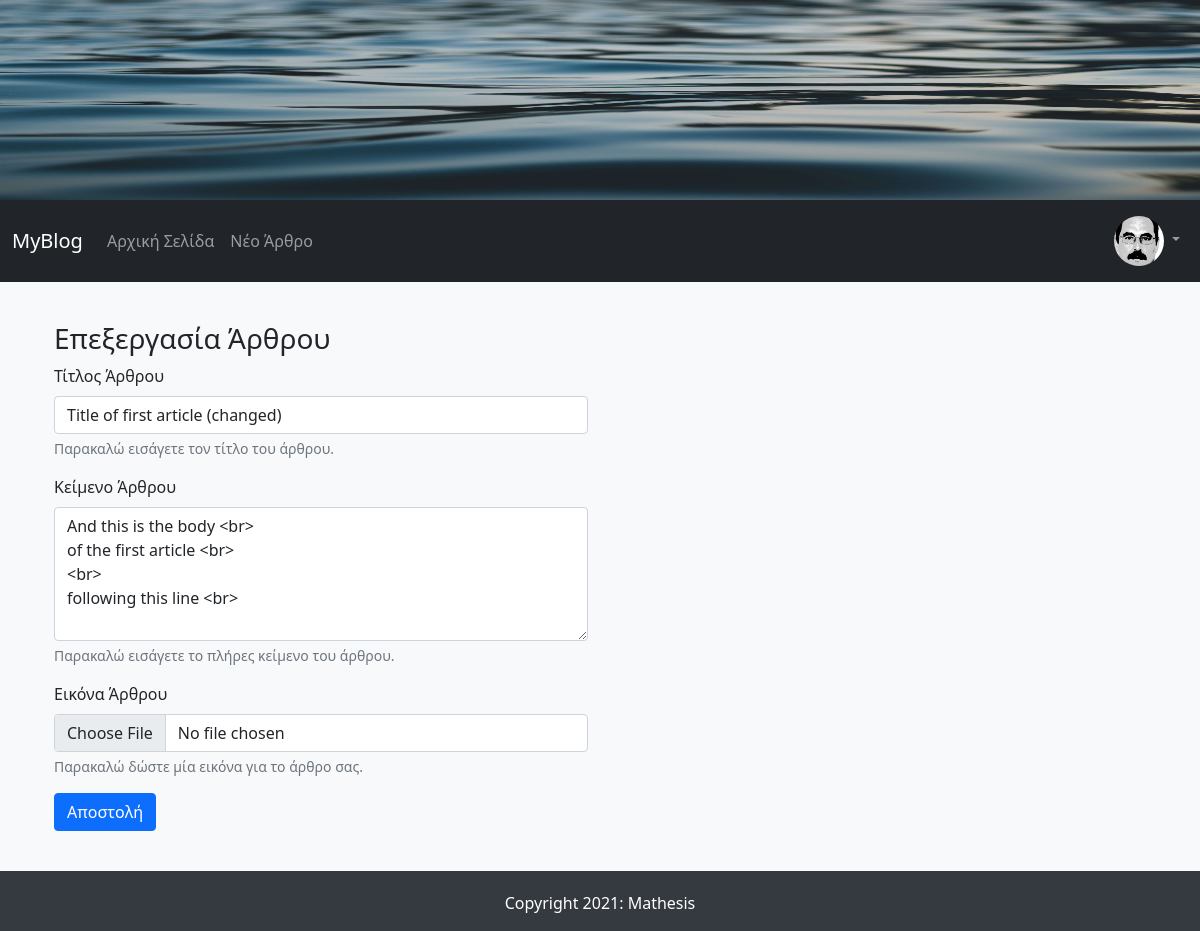
The page /edit_article/1 (signed in) on the database its author committed.
### FlaskBlogApp/models.py (models this page shows, shortened)
class User(db.Model, UserMixin):
    id = db.Column(db.Integer, primary_key=True)
    username = db.Column(db.String(15), unique=True, nullable=False)
    email = db.Column(db.String(150), unique=True, nullable=False)
    password = db.Column(db.String(36), nullable=False)
    profile_image = db.Column(db.String(30), default='default_profile_image.jpg')
    articles = db.relationship('Article', backref='author', lazy=True)

class Article(db.Model):
    id = db.Column(db.Integer, primary_key=True)
    article_title = db.Column(db.String(50), nullable=False)
    article_body = db.Column(db.Text(), nullable=False)
    article_image = db.Column(db.String(30), nullable=False, default='default_article_image.jpg')
    date_created = db.Column(db.DateTime, nullable=False, default=datetime.utcnow)
    user_id = db.Column(db.Integer, db.ForeignKey('user.id') , nullable=False)

### FlaskBlogApp/routes.py (the view, shortened to what this page needs)
@app.route("/edit_article/<int:article_id>", methods=["GET", "POST"])
@login_required
def edit_article(article_id):
    article = Article.query.filter_by(id=article_id, author=current_user).first_or_404()
    form = NewArticleForm(article_title=article.article_title, article_body=article.article_body)
    return render_template("new_article.html", form=form, page_title="Επεξεργασία Άρθρου")

### FlaskBlogApp/forms.py
class NewArticleForm(FlaskForm):
    article_title = StringField(label="Τίτλος Άρθρου",
                           validators=[DataRequired(message="Αυτό το πεδίο δε μπορεί να είναι κενό."),
                                       Length(min=3, max=50, message="Αυτό το πεδίο πρέπει να είναι από 3 έως 15 χαρακτήρες")])
    article_body = TextAreaField(label="Κείμενο Άρθρου",
                           validators=[DataRequired(message="Αυτό το πεδίο δε μπορεί να είναι κενό."),
                                       Length(min=5, message="Το κείμενο του άρθρου πρέπει να έχει τουλάχιστον 5 χαρακτήρες")])
    article_image = FileField("Εικόνα Άρθρου", validators=[Optional(strip_whitespace=True),
                                                        FileAllowed(['jpg','jpeg','png'], 'Επιτρέπονται μόνο αρχεία τύπου jpg, jpeg, png'),
                                                        maxImageSize(max_size=2)])
    submit = SubmitField('Αποστολή')

### FlaskBlogApp/models.py (called while the page is built)
@login_manager.user_loader
def load_user(user_id):
    return User.query.get(int(user_id))

### FlaskBlogApp/templates/new_article.html (shortened to what this page needs)
{% extends "base.html" %}
{% block content %}
<div class="container login-container">
  <div class="row">
    <div class="col-md-6 login-form-1">
        <h3>{{ page_title }}</h3>
        <form method="POST" enctype="multipart/form-data">
          <div class="mb-3">
            {{ form.article_title.label(class="form-label") }}
            {{ form.article_title(class="form-control", required=False) }}
            <div id="article_titleHelp" class="form-text">Παρακαλώ εισάγετε τον τίτλο του άρθρου.</div>
          </div>
          <div class="mb-3">
            {{ form.article_body.label(class="form-label") }}
            {{ form.article_body(class="form-control", rows="5", required=False) }}
            <div id="article_bodyHelp" class="form-text">Παρακαλώ εισάγετε το πλήρες κείμενο του άρθρου.</div>
          </div>
          <div class="mb-3">
            {{ form.article_image.label(class="form-label") }}
            {{ form.article_image(class="form-control") }}
            <div id="article_imageHelp" class="form-text">Παρακαλώ δώστε μία εικόνα για το άρθρο σας.</div>
            </div>
          <div class="mb-3">
              {{ form.submit(class="btn btn-primary") }}
          </div>
        </form>
    </div>
  </div>
</div>
{% endblock content %}

### FlaskBlogApp/templates/navbar.html (shortened to what this page needs)
<nav class="navbar navbar-expand-lg navbar-dark bg-dark">
  <div class="container-fluid">
    <a class="navbar-brand" href="/">MyBlog</a>
    <div class="collapse navbar-collapse" id="navbarNav">
      <ul class="navbar-nav me-auto mb-2 mb-lg-0">
        <li class="nav-item">
          <a class="nav-link" aria-current="page" href="/">Αρχική Σελίδα</a>
        </li>
        <li class="nav-item">
          <a class="nav-link" href="/new_article/">Νέο Άρθρο</a>
        </li>
      </ul>
      <ul class="nav navbar-nav navbar-right">
        {% if current_user.is_authenticated %}
          <li class="nav-item dropdown">
            <a class="nav-link dropdown-toggle" href="#" id="navbarDropdown" role="button" data-bs-toggle="dropdown" aria-expanded="false">
              <img class="rounded-circle navbar-profile-image" src="{{ url_for('static', filename='images/profiles_images/'+current_user.profile_image) }}" alt="{{ current_user.username }}" title="{{ current_user.username }}">
            </a>
          </li>
        {% endif %}
      </ul>
    </div>
  </div>
</nav>

### FlaskBlogApp/static/css/styles.css (style rules this page uses)
body { background-color: #f8f9fa; }
.container { margin-top: 20px; }
.row { margin-top: 20px; }
.navbar-profile-image { width: 50px; height: 50px; }

### rows shown on the page
User: profile_image (picture)
Article: article_title "Title of first article (changed)", article_body "And this is the body <br> of the first article <br> <br> following this line <br>"

### other values the page prints
{{ page_title }} "Επεξεργασία Άρθρου"
